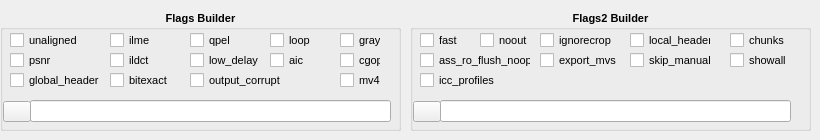
          <widget class="QWidget" name="tabFlags_and_Flags_2">
           <attribute name="title">
            <string>Flags and Flags2</string>
           </attribute>
           <widget class="QGroupBox" name="groupFlags">
            <property name="enabled">
             <bool>true</bool>
            </property>
            <property name="geometry">
             <rect>
              <x>0</x>
              <y>10</y>
              <width>401</width>
              <height>121</height>
             </rect>
            </property>
            <property name="font">
             <font>
              <pointsize>8</pointsize>
              <italic>false</italic>
              <bold>true</bold>
             </font>
            </property>
            <property name="toolTip">
             <string>Advanced encoder bitstream flags (-flags). 
Optional; most encodes don’t need these.
Checked items are collected into FLAGS as +tokens. 
Disabled when Video Codec=copy.</string>
            </property>
            <property name="whatsThis">
             <string>Flags Builder (-flags)
These are low-level encoder switches. Use only when required by your workflow.
    Common cases:
     • +ildct +ilme → interlaced encoding (with interlaced field order)
     • +gray → encode as monochrome
     • +global_header → place extradata in container header (required by some muxers)
    Notes:
     • Order doesn’t matter; the text box shows the exact string that will be passed.
     • Ignored when Video Codec is ‘copy’. Saved to the factory as FLAGS=…</string>
            </property>
            <property name="title">
             <string>Flags Builder</string>
            </property>
            <property name="alignment">
             <set>Qt::AlignmentFlag::AlignCenter</set>
            </property>
            <widget class="QLineEdit" name="FlagsCollector">
             <property name="geometry">
              <rect>
               <x>30</x>
               <y>90</y>
               <width>361</width>
               <height>22</height>
              </rect>
             </property>
             <property name="font">
              <font>
               <pointsize>8</pointsize>
               <italic>false</italic>
               <bold>false</bold>
              </font>
             </property>
             <property name="toolTip">
              <string>Flags Builder</string>
             </property>
            </widget>
            <widget class="QCheckBox" name="checkFlags_unaligned">
             <property name="geometry">
              <rect>
               <x>10</x>
               <y>20</y>
               <width>82</width>
               <height>20</height>
              </rect>
             </property>
             <property name="font">
              <font>
               <pointsize>8</pointsize>
               <italic>false</italic>
               <bold>false</bold>
              </font>
             </property>
             <property name="toolTip">
              <string>Allow decoders to produce unaligned output.</string>
             </property>
             <property name="text">
              <string>unaligned</string>
             </property>
            </widget>
            <widget class="QCheckBox" name="checkFlags_mv4">
             <property name="geometry">
              <rect>
               <x>340</x>
               <y>60</y>
               <width>41</width>
               <height>20</height>
              </rect>
             </property>
             <property name="font">
              <font>
               <pointsize>8</pointsize>
               <italic>false</italic>
               <bold>false</bold>
              </font>
             </property>
             <property name="toolTip">
              <string>Use four motion vectors per macroblock (MPEG-4).</string>
             </property>
             <property name="text">
              <string>mv4</string>
             </property>
            </widget>
            <widget class="QCheckBox" name="checkFlags_qpel">
             <property name="geometry">
              <rect>
               <x>190</x>
               <y>20</y>
               <width>41</width>
               <height>20</height>
              </rect>
             </property>
             <property name="font">
              <font>
               <pointsize>8</pointsize>
               <italic>false</italic>
               <bold>false</bold>
              </font>
             </property>
             <property name="toolTip">
              <string>Use 1/4-pel motion compensation.</string>
             </property>
             <property name="text">
              <string>qpel</string>
             </property>
            </widget>
            <widget class="QCheckBox" name="checkFlags_loop">
             <property name="geometry">
              <rect>
               <x>270</x>
               <y>20</y>
               <width>41</width>
               <height>20</height>
              </rect>
             </property>
             <property name="font">
              <font>
               <pointsize>8</pointsize>
               <italic>false</italic>
               <bold>false</bold>
              </font>
             </property>
             <property name="toolTip">
              <string>Use loop filter.</string>
             </property>
             <property name="text">
              <string>loop</string>
             </property>
            </widget>
            <widget class="QCheckBox" name="checkFlags_gray">
             <property name="geometry">
              <rect>
               <x>340</x>
               <y>20</y>
               <width>41</width>
               <height>20</height>
              </rect>
             </property>
             <property name="font">
              <font>
               <pointsize>8</pointsize>
               <italic>false</italic>
               <bold>false</bold>
              </font>
             </property>
             <property name="toolTip">
              <string>Only decode/encode grayscale.</string>
             </property>
             <property name="text">
              <string>gray</string>
             </property>
            </widget>
            <widget class="QCheckBox" name="checkFlags_psnr">
             <property name="geometry">
              <rect>
               <x>10</x>
               <y>40</y>
               <width>41</width>
               <height>20</height>
              </rect>
             </property>
             <property name="font">
              <font>
               <pointsize>8</pointsize>
               <italic>false</italic>
               <bold>false</bold>
              </font>
             </property>
             <property name="toolTip">
              <string>Error[?] variables will be set during encoding.</string>
             </property>
             <property name="text">
              <string>psnr</string>
             </property>
            </widget>
            <widget class="QCheckBox" name="checkFlags_ildct">
             <property name="geometry">
              <rect>
               <x>110</x>
               <y>40</y>
               <width>41</width>
               <height>20</height>
              </rect>
             </property>
             <property name="font">
              <font>
               <pointsize>8</pointsize>
               <italic>false</italic>
               <bold>false</bold>
              </font>
             </property>
             <property name="toolTip">
              <string>Use interlaced DCT.</string>
             </property>
             <property name="text">
              <string>ildct</string>
             </property>
            </widget>
            <widget class="QCheckBox" name="checkFlags_low_delay">
             <property name="geometry">
              <rect>
               <x>190</x>
               <y>40</y>
               <width>71</width>
               <height>20</height>
              </rect>
             </property>
             <property name="font">
              <font>
               <pointsize>8</pointsize>
               <italic>false</italic>
               <bold>false</bold>
              </font>
             </property>
             <property name="toolTip">
              <string>Force low delay.</string>
             </property>
             <property name="text">
              <string>low_delay</string>
             </property>
            </widget>
            <widget class="QCheckBox" name="checkFlags_global_header">
             <property name="geometry">
              <rect>
               <x>10</x>
               <y>60</y>
               <width>91</width>
               <height>20</height>
              </rect>
             </property>
             <property name="font">
              <font>
               <pointsize>8</pointsize>
               <italic>false</italic>
               <bold>false</bold>
              </font>
             </property>
             <property name="toolTip">
              <string>Place global headers in extradata instead of every keyframe.</string>
             </property>
             <property name="text">
              <string>global_header</string>
             </property>
            </widget>
            <widget class="QCheckBox" name="checkFlags_bitexact">
             <property name="geometry">
              <rect>
               <x>110</x>
               <y>60</y>
               <width>71</width>
               <height>20</height>
              </rect>
             </property>
             <property name="font">
              <font>
               <pointsize>8</pointsize>
               <italic>false</italic>
               <bold>false</bold>
              </font>
             </property>
             <property name="toolTip">
              <string>Use only bitexact functions (except (I)DCT).</string>
             </property>
             <property name="text">
              <string>bitexact</string>
             </property>
            </widget>
            <widget class="QCheckBox" name="checkFlags_aic">
             <property name="geometry">
              <rect>
               <x>270</x>
               <y>40</y>
               <width>41</width>
               <height>20</height>
              </rect>
             </property>
             <property name="font">
              <font>
               <pointsize>8</pointsize>
               <italic>false</italic>
               <bold>false</bold>
              </font>
             </property>
             <property name="toolTip">
              <string>H.263 advanced intra coding / MPEG-4 AC prediction.</string>
             </property>
             <property name="text">
              <string>aic</string>
             </property>
            </widget>
            <widget class="QCheckBox" name="checkFlags_ilme">
             <property name="geometry">
              <rect>
               <x>110</x>
               <y>20</y>
               <width>41</width>
               <height>20</height>
              </rect>
             </property>
             <property name="font">
              <font>
               <pointsize>8</pointsize>
               <italic>false</italic>
               <bold>false</bold>
              </font>
             </property>
             <property name="toolTip">
              <string>Interlaced motion estimation.</string>
             </property>
             <property name="text">
              <string>ilme</string>
             </property>
            </widget>
            <widget class="QCheckBox" name="checkFlags_cgop">
             <property name="geometry">
              <rect>
               <x>340</x>
               <y>40</y>
               <width>41</width>
               <height>20</height>
              </rect>
             </property>
             <property name="font">
              <font>
               <pointsize>8</pointsize>
               <italic>false</italic>
               <bold>false</bold>
              </font>
             </property>
             <property name="toolTip">
              <string>Closed GOP.</string>
             </property>
             <property name="text">
              <string>cgop</string>
             </property>
            </widget>
            <widget class="QCheckBox" name="checkFlags_output_corrupt">
             <property name="geometry">
              <rect>
               <x>190</x>
               <y>60</y>
               <width>91</width>
               <height>20</height>
              </rect>
             </property>
             <property name="font">
              <font>
               <pointsize>8</pointsize>
               <italic>false</italic>
               <bold>false</bold>
              </font>
             </property>
             <property name="toolTip">
              <string>Output even potentially corrupted frames.</string>
             </property>
             <property name="text">
              <string>output_corrupt</string>
             </property>
            </widget>
            <widget class="QToolButton" name="clearFlags">
             <property name="geometry">
              <rect>
               <x>3</x>
               <y>91</y>
               <width>28</width>
               <height>21</height>
              </rect>
             </property>
             <property name="toolTip">
              <string>Clear Flags</string>
             </property>
             <property name="text">
              <string/>
             </property>
             <property name="icon">
              <iconset>
               <normaloff>../Pics/Broom.png</normaloff>../Pics/Broom.png</iconset>
             </property>
            </widget>
           </widget>
           <widget class="QGroupBox" name="groupFlags2">
            <property name="enabled">
             <bool>true</bool>
            </property>
            <property name="geometry">
             <rect>
              <x>410</x>
              <y>10</y>
              <width>401</width>
              <height>121</height>
             </rect>
            </property>
            <property name="font">
             <font>
              <pointsize>8</pointsize>
              <italic>false</italic>
              <bold>true</bold>
             </font>
            </property>
            <property name="toolTip">
             <string>Additional/legacy flags (-flags2). Mostly for analysis or bitstream quirks.
Checked items are collected into FLAGS2 as +tokens. 
Often ignored by some encoders.</string>
            </property>
            <property name="whatsThis">
             <string>Flags2 Builder (-flags2)
Specialized/auxiliary flags. These are rarely needed for typical encodes.
    Examples:
     • +export_mvs → expose motion vectors (useful with -vf codecview for analysis)
     • +ignorecrop, +local_header, +chunks → bitstream/container behavior toggles
     • +fast, +showall, etc. → niche/legacy behaviors that may be ignored by codecs
    Notes:
     • Many flags are codec- or container-specific; harmless if unsupported.
     • Ignored when Video Codec is ‘copy’. Saved to the factory as FLAGS2=…</string>
            </property>
            <property name="title">
             <string>Flags2 Builder</string>
            </property>
            <property name="alignment">
             <set>Qt::AlignmentFlag::AlignCenter</set>
            </property>
            <widget class="QLineEdit" name="Flags2Collector">
             <property name="geometry">
              <rect>
               <x>30</x>
               <y>90</y>
               <width>351</width>
               <height>22</height>
              </rect>
             </property>
             <property name="font">
              <font>
               <pointsize>8</pointsize>
               <italic>false</italic>
               <bold>false</bold>
              </font>
             </property>
             <property name="toolTip">
              <string>Flags2 Builder</string>
             </property>
            </widget>
            <widget class="QCheckBox" name="checkFlags2_fast">
             <property name="geometry">
              <rect>
               <x>10</x>
               <y>20</y>
               <width>41</width>
               <height>20</height>
              </rect>
             </property>
             <property name="font">
              <font>
               <pointsize>8</pointsize>
               <italic>false</italic>
               <bold>false</bold>
              </font>
             </property>
             <property name="toolTip">
              <string>Allow non-spec-compliant speedup tricks.</string>
             </property>
             <property name="text">
              <string>fast</string>
             </property>
            </widget>
            <widget class="QCheckBox" name="checkFlags2_noout">
             <property name="geometry">
              <rect>
               <x>70</x>
               <y>20</y>
               <width>51</width>
               <height>20</height>
              </rect>
             </property>
             <property name="font">
              <font>
               <pointsize>8</pointsize>
               <italic>false</italic>
               <bold>false</bold>
              </font>
             </property>
             <property name="toolTip">
              <string>Skip bitstream encoding.</string>
             </property>
             <property name="text">
              <string>noout</string>
             </property>
            </widget>
            <widget class="QCheckBox" name="checkFlags2_ignorecrop">
             <property name="geometry">
              <rect>
               <x>130</x>
               <y>20</y>
               <width>81</width>
               <height>20</height>
              </rect>
             </property>
             <property name="font">
              <font>
               <pointsize>8</pointsize>
               <italic>false</italic>
               <bold>false</bold>
              </font>
             </property>
             <property name="toolTip">
              <string>Ignore cropping information from sps.</string>
             </property>
             <property name="text">
              <string>ignorecrop</string>
             </property>
            </widget>
            <widget class="QCheckBox" name="checkFlags2_local_header">
             <property name="geometry">
              <rect>
               <x>220</x>
               <y>20</y>
               <width>81</width>
               <height>20</height>
              </rect>
             </property>
             <property name="font">
              <font>
               <pointsize>8</pointsize>
               <italic>false</italic>
               <bold>false</bold>
              </font>
             </property>
             <property name="toolTip">
              <string>Place global headers at every keyframe instead of in extradata.</string>
             </property>
             <property name="text">
              <string>local_header</string>
             </property>
            </widget>
            <widget class="QCheckBox" name="checkFlags2_chunks">
             <property name="geometry">
              <rect>
               <x>320</x>
               <y>20</y>
               <width>61</width>
               <height>20</height>
              </rect>
             </property>
             <property name="font">
              <font>
               <pointsize>8</pointsize>
               <italic>false</italic>
               <bold>false</bold>
              </font>
             </property>
             <property name="toolTip">
              <string>Frame data might be split into multiple chunks.</string>
             </property>
             <property name="text">
              <string>chunks</string>
             </property>
            </widget>
            <widget class="QCheckBox" name="checkFlags2_showall">
             <property name="geometry">
              <rect>
               <x>320</x>
               <y>40</y>
               <width>61</width>
               <height>20</height>
              </rect>
             </property>
             <property name="font">
              <font>
               <pointsize>8</pointsize>
               <italic>false</italic>
               <bold>false</bold>
              </font>
             </property>
             <property name="toolTip">
              <string>Show all frames before the first keyframe.</string>
             </property>
             <property name="text">
              <string>showall</string>
             </property>
            </widget>
            <widget class="QCheckBox" name="checkFlags2_export_mvs">
             <property name="geometry">
              <rect>
               <x>130</x>
               <y>40</y>
               <width>81</width>
               <height>20</height>
              </rect>
             </property>
             <property name="font">
              <font>
               <pointsize>8</pointsize>
               <italic>false</italic>
               <bold>false</bold>
              </font>
             </property>
             <property name="toolTip">
              <string>Export motion vectors through frame side data.</string>
             </property>
             <property name="text">
              <string>export_mvs</string>
             </property>
            </widget>
            <widget class="QCheckBox" name="checkFlags2_skip_manual">
             <property name="geometry">
              <rect>
               <x>220</x>
               <y>40</y>
               <width>81</width>
               <height>20</height>
              </rect>
             </property>
             <property name="font">
              <font>
               <pointsize>8</pointsize>
               <italic>false</italic>
               <bold>false</bold>
              </font>
             </property>
             <property name="toolTip">
              <string>Do not skip samples and export skip information as frame side data.</string>
             </property>
             <property name="text">
              <string>skip_manual</string>
             </property>
            </widget>
            <widget class="QCheckBox" name="checkFlags2_ass_ro_flush_noop">
             <property name="geometry">
              <rect>
               <x>10</x>
               <y>40</y>
               <width>111</width>
               <height>20</height>
              </rect>
             </property>
             <property name="font">
              <font>
               <pointsize>8</pointsize>
               <italic>false</italic>
               <bold>false</bold>
              </font>
             </property>
             <property name="toolTip">
              <string>Do not reset ASS ReadOrder field on flush.</string>
             </property>
             <property name="text">
              <string>ass_ro_flush_noop</string>
             </property>
            </widget>
            <widget class="QToolButton" name="clearFlags2">
             <property name="geometry">
              <rect>
               <x>3</x>
               <y>91</y>
               <width>28</width>
               <height>21</height>
              </rect>
             </property>
             <property name="toolTip">
              <string>Clear Flags2</string>
             </property>
             <property name="text">
              <string/>
             </property>
             <property name="icon">
              <iconset>
               <normaloff>../Pics/Broom.png</normaloff>../Pics/Broom.png</iconset>
             </property>
            </widget>
            <widget class="QCheckBox" name="checkFlags2_icc_profiles">
             <property name="geometry">
              <rect>
               <x>10</x>
               <y>60</y>
               <width>81</width>
               <height>20</height>
              </rect>
             </property>
             <property name="font">
              <font>
               <pointsize>8</pointsize>
               <italic>false</italic>
               <bold>false</bold>
              </font>
             </property>
             <property name="toolTip">
              <string>Generate/parse embedded ICC profiles from/to colorimetry tags.</string>
             </property>
             <property name="text">
              <string>icc_profiles</string>
             </property>
            </widget>
           </widget>
          </widget>
